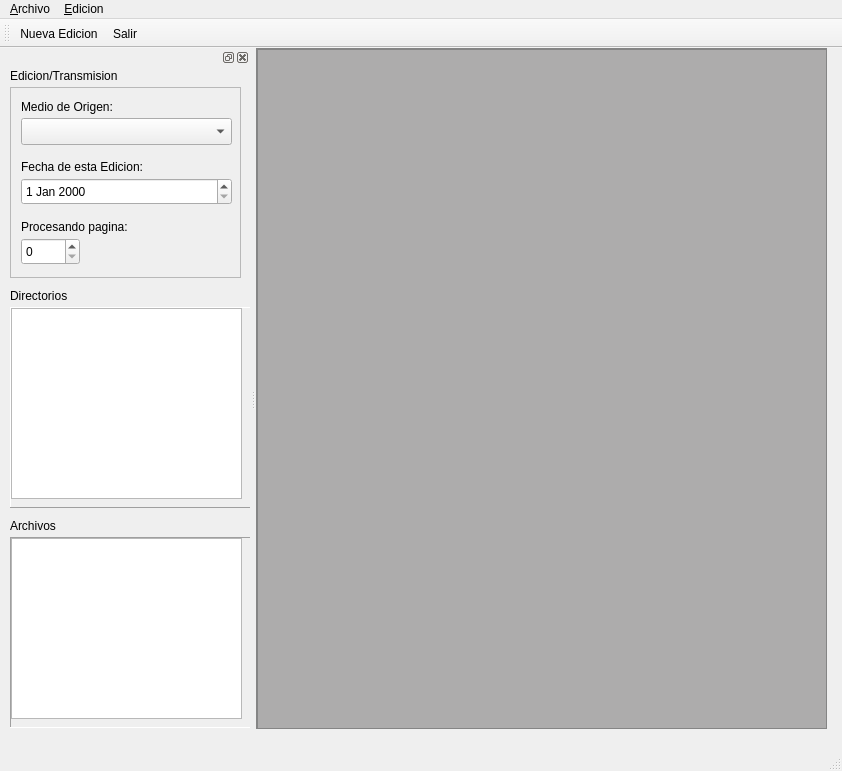
<?xml version="1.0" encoding="UTF-8"?>
<ui version="4.0">
 <class>MainWindow</class>
 <widget class="QMainWindow" name="MainWindow">
  <property name="geometry">
   <rect>
    <x>0</x>
    <y>0</y>
    <width>842</width>
    <height>771</height>
   </rect>
  </property>
  <property name="windowTitle">
   <string>Monitoring</string>
  </property>
  <widget class="QWidget" name="centralwidget">
   <widget class="QScrollArea" name="scrollArea">
    <property name="geometry">
     <rect>
      <x>0</x>
      <y>0</y>
      <width>571</width>
      <height>681</height>
     </rect>
    </property>
    <property name="palette">
     <palette>
      <active>
       <colorrole role="WindowText">
        <brush brushstyle="SolidPattern">
         <color alpha="255">
          <red>0</red>
          <green>0</green>
          <blue>0</blue>
         </color>
        </brush>
       </colorrole>
       <colorrole role="Button">
        <brush brushstyle="SolidPattern">
         <color alpha="255">
          <red>173</red>
          <green>172</green>
          <blue>172</blue>
         </color>
        </brush>
       </colorrole>
       <colorrole role="Light">
        <brush brushstyle="SolidPattern">
         <color alpha="255">
          <red>255</red>
          <green>255</green>
          <blue>255</blue>
         </color>
        </brush>
       </colorrole>
       <colorrole role="Midlight">
        <brush brushstyle="SolidPattern">
         <color alpha="255">
          <red>214</red>
          <green>213</green>
          <blue>213</blue>
         </color>
        </brush>
       </colorrole>
       <colorrole role="Dark">
        <brush brushstyle="SolidPattern">
         <color alpha="255">
          <red>86</red>
          <green>86</green>
          <blue>86</blue>
         </color>
        </brush>
       </colorrole>
       <colorrole role="Mid">
        <brush brushstyle="SolidPattern">
         <color alpha="255">
          <red>115</red>
          <green>115</green>
          <blue>115</blue>
         </color>
        </brush>
       </colorrole>
       <colorrole role="Text">
        <brush brushstyle="SolidPattern">
         <color alpha="255">
          <red>0</red>
          <green>0</green>
          <blue>0</blue>
         </color>
        </brush>
       </colorrole>
       <colorrole role="BrightText">
        <brush brushstyle="SolidPattern">
         <color alpha="255">
          <red>255</red>
          <green>255</green>
          <blue>255</blue>
         </color>
        </brush>
       </colorrole>
       <colorrole role="ButtonText">
        <brush brushstyle="SolidPattern">
         <color alpha="255">
          <red>0</red>
          <green>0</green>
          <blue>0</blue>
         </color>
        </brush>
       </colorrole>
       <colorrole role="Base">
        <brush brushstyle="SolidPattern">
         <color alpha="255">
          <red>255</red>
          <green>255</green>
          <blue>255</blue>
         </color>
        </brush>
       </colorrole>
       <colorrole role="Window">
        <brush brushstyle="SolidPattern">
         <color alpha="255">
          <red>173</red>
          <green>172</green>
          <blue>172</blue>
         </color>
        </brush>
       </colorrole>
       <colorrole role="Shadow">
        <brush brushstyle="SolidPattern">
         <color alpha="255">
          <red>0</red>
          <green>0</green>
          <blue>0</blue>
         </color>
        </brush>
       </colorrole>
       <colorrole role="AlternateBase">
        <brush brushstyle="SolidPattern">
         <color alpha="255">
          <red>214</red>
          <green>213</green>
          <blue>213</blue>
         </color>
        </brush>
       </colorrole>
       <colorrole role="ToolTipBase">
        <brush brushstyle="SolidPattern">
         <color alpha="255">
          <red>255</red>
          <green>255</green>
          <blue>220</blue>
         </color>
        </brush>
       </colorrole>
       <colorrole role="ToolTipText">
        <brush brushstyle="SolidPattern">
         <color alpha="255">
          <red>0</red>
          <green>0</green>
          <blue>0</blue>
         </color>
        </brush>
       </colorrole>
      </active>
      <inactive>
       <colorrole role="WindowText">
        <brush brushstyle="SolidPattern">
         <color alpha="255">
          <red>0</red>
          <green>0</green>
          <blue>0</blue>
         </color>
        </brush>
       </colorrole>
       <colorrole role="Button">
        <brush brushstyle="SolidPattern">
         <color alpha="255">
          <red>173</red>
          <green>172</green>
          <blue>172</blue>
         </color>
        </brush>
       </colorrole>
       <colorrole role="Light">
        <brush brushstyle="SolidPattern">
         <color alpha="255">
          <red>255</red>
          <green>255</green>
          <blue>255</blue>
         </color>
        </brush>
       </colorrole>
       <colorrole role="Midlight">
        <brush brushstyle="SolidPattern">
         <color alpha="255">
          <red>214</red>
          <green>213</green>
          <blue>213</blue>
         </color>
        </brush>
       </colorrole>
       <colorrole role="Dark">
        <brush brushstyle="SolidPattern">
         <color alpha="255">
          <red>86</red>
          <green>86</green>
          <blue>86</blue>
         </color>
        </brush>
       </colorrole>
       <colorrole role="Mid">
        <brush brushstyle="SolidPattern">
         <color alpha="255">
          <red>115</red>
          <green>115</green>
          <blue>115</blue>
         </color>
        </brush>
       </colorrole>
       <colorrole role="Text">
        <brush brushstyle="SolidPattern">
         <color alpha="255">
          <red>0</red>
          <green>0</green>
          <blue>0</blue>
         </color>
        </brush>
       </colorrole>
       <colorrole role="BrightText">
        <brush brushstyle="SolidPattern">
         <color alpha="255">
          <red>255</red>
          <green>255</green>
          <blue>255</blue>
         </color>
        </brush>
       </colorrole>
       <colorrole role="ButtonText">
        <brush brushstyle="SolidPattern">
         <color alpha="255">
          <red>0</red>
          <green>0</green>
          <blue>0</blue>
         </color>
        </brush>
       </colorrole>
       <colorrole role="Base">
        <brush brushstyle="SolidPattern">
         <color alpha="255">
          <red>255</red>
          <green>255</green>
          <blue>255</blue>
         </color>
        </brush>
       </colorrole>
       <colorrole role="Window">
        <brush brushstyle="SolidPattern">
         <color alpha="255">
          <red>173</red>
          <green>172</green>
          <blue>172</blue>
         </color>
        </brush>
       </colorrole>
       <colorrole role="Shadow">
        <brush brushstyle="SolidPattern">
         <color alpha="255">
          <red>0</red>
          <green>0</green>
          <blue>0</blue>
         </color>
        </brush>
       </colorrole>
       <colorrole role="AlternateBase">
        <brush brushstyle="SolidPattern">
         <color alpha="255">
          <red>214</red>
          <green>213</green>
          <blue>213</blue>
         </color>
        </brush>
       </colorrole>
       <colorrole role="ToolTipBase">
        <brush brushstyle="SolidPattern">
         <color alpha="255">
          <red>255</red>
          <green>255</green>
          <blue>220</blue>
         </color>
        </brush>
       </colorrole>
       <colorrole role="ToolTipText">
        <brush brushstyle="SolidPattern">
         <color alpha="255">
          <red>0</red>
          <green>0</green>
          <blue>0</blue>
         </color>
        </brush>
       </colorrole>
      </inactive>
      <disabled>
       <colorrole role="WindowText">
        <brush brushstyle="SolidPattern">
         <color alpha="255">
          <red>86</red>
          <green>86</green>
          <blue>86</blue>
         </color>
        </brush>
       </colorrole>
       <colorrole role="Button">
        <brush brushstyle="SolidPattern">
         <color alpha="255">
          <red>173</red>
          <green>172</green>
          <blue>172</blue>
         </color>
        </brush>
       </colorrole>
       <colorrole role="Light">
        <brush brushstyle="SolidPattern">
         <color alpha="255">
          <red>255</red>
          <green>255</green>
          <blue>255</blue>
         </color>
        </brush>
       </colorrole>
       <colorrole role="Midlight">
        <brush brushstyle="SolidPattern">
         <color alpha="255">
          <red>214</red>
          <green>213</green>
          <blue>213</blue>
         </color>
        </brush>
       </colorrole>
       <colorrole role="Dark">
        <brush brushstyle="SolidPattern">
         <color alpha="255">
          <red>86</red>
          <green>86</green>
          <blue>86</blue>
         </color>
        </brush>
       </colorrole>
       <colorrole role="Mid">
        <brush brushstyle="SolidPattern">
         <color alpha="255">
          <red>115</red>
          <green>115</green>
          <blue>115</blue>
         </color>
        </brush>
       </colorrole>
       <colorrole role="Text">
        <brush brushstyle="SolidPattern">
         <color alpha="255">
          <red>86</red>
          <green>86</green>
          <blue>86</blue>
         </color>
        </brush>
       </colorrole>
       <colorrole role="BrightText">
        <brush brushstyle="SolidPattern">
         <color alpha="255">
          <red>255</red>
          <green>255</green>
          <blue>255</blue>
         </color>
        </brush>
       </colorrole>
       <colorrole role="ButtonText">
        <brush brushstyle="SolidPattern">
         <color alpha="255">
          <red>86</red>
          <green>86</green>
          <blue>86</blue>
         </color>
        </brush>
       </colorrole>
       <colorrole role="Base">
        <brush brushstyle="SolidPattern">
         <color alpha="255">
          <red>173</red>
          <green>172</green>
          <blue>172</blue>
         </color>
        </brush>
       </colorrole>
       <colorrole role="Window">
        <brush brushstyle="SolidPattern">
         <color alpha="255">
          <red>173</red>
          <green>172</green>
          <blue>172</blue>
         </color>
        </brush>
       </colorrole>
       <colorrole role="Shadow">
        <brush brushstyle="SolidPattern">
         <color alpha="255">
          <red>0</red>
          <green>0</green>
          <blue>0</blue>
         </color>
        </brush>
       </colorrole>
       <colorrole role="AlternateBase">
        <brush brushstyle="SolidPattern">
         <color alpha="255">
          <red>173</red>
          <green>172</green>
          <blue>172</blue>
         </color>
        </brush>
       </colorrole>
       <colorrole role="ToolTipBase">
        <brush brushstyle="SolidPattern">
         <color alpha="255">
          <red>255</red>
          <green>255</green>
          <blue>220</blue>
         </color>
        </brush>
       </colorrole>
       <colorrole role="ToolTipText">
        <brush brushstyle="SolidPattern">
         <color alpha="255">
          <red>0</red>
          <green>0</green>
          <blue>0</blue>
         </color>
        </brush>
       </colorrole>
      </disabled>
     </palette>
    </property>
    <property name="widgetResizable">
     <bool>true</bool>
    </property>
    <widget class="QWidget" name="scrollAreaWidgetContents">
     <property name="geometry">
      <rect>
       <x>0</x>
       <y>0</y>
       <width>569</width>
       <height>679</height>
      </rect>
     </property>
     <widget class="QGraphicsView" name="graphicsView">
      <property name="enabled">
       <bool>false</bool>
      </property>
      <property name="geometry">
       <rect>
        <x>0</x>
        <y>0</y>
        <width>571</width>
        <height>681</height>
       </rect>
      </property>
      <property name="mouseTracking">
       <bool>false</bool>
      </property>
      <property name="focusPolicy">
       <enum>Qt::StrongFocus</enum>
      </property>
      <property name="sceneRect">
       <rectf>
        <x>0.000000000000000</x>
        <y>0.000000000000000</y>
        <width>200.000000000000000</width>
        <height>200.000000000000000</height>
       </rectf>
      </property>
      <property name="alignment">
       <set>Qt::AlignLeading|Qt::AlignLeft|Qt::AlignTop</set>
      </property>
      <property name="renderHints">
       <set>QPainter::SmoothPixmapTransform|QPainter::TextAntialiasing</set>
      </property>
      <property name="rubberBandSelectionMode">
       <enum>Qt::ContainsItemBoundingRect</enum>
      </property>
     </widget>
    </widget>
   </widget>
  </widget>
  <widget class="QMenuBar" name="menubar">
   <property name="geometry">
    <rect>
     <x>0</x>
     <y>0</y>
     <width>842</width>
     <height>25</height>
    </rect>
   </property>
   <widget class="QMenu" name="menuMenu">
    <property name="title">
     <string>&amp;Archivo</string>
    </property>
    <addaction name="actionNuevo"/>
    <addaction name="actionSalir"/>
    <addaction name="separator"/>
   </widget>
   <widget class="QMenu" name="menu_Edicion">
    <property name="title">
     <string>&amp;Edicion</string>
    </property>
    <addaction name="actionMedios_de_origen"/>
    <addaction name="action_Herramientas"/>
   </widget>
   <addaction name="menuMenu"/>
   <addaction name="menu_Edicion"/>
  </widget>
  <widget class="QStatusBar" name="statusbar"/>
  <widget class="QDockWidget" name="dockWidget_2">
   <property name="sizePolicy">
    <sizepolicy hsizetype="Fixed" vsizetype="Fixed">
     <horstretch>0</horstretch>
     <verstretch>0</verstretch>
    </sizepolicy>
   </property>
   <property name="minimumSize">
    <size>
     <width>250</width>
     <height>41</height>
    </size>
   </property>
   <property name="windowTitle">
    <string/>
   </property>
   <attribute name="dockWidgetArea">
    <number>1</number>
   </attribute>
   <widget class="QWidget" name="dockWidgetContents_2">
    <widget class="QScrollArea" name="scrollArea_2">
     <property name="geometry">
      <rect>
       <x>10</x>
       <y>240</y>
       <width>241</width>
       <height>201</height>
      </rect>
     </property>
     <property name="frameShape">
      <enum>QFrame::Panel</enum>
     </property>
     <property name="frameShadow">
      <enum>QFrame::Raised</enum>
     </property>
     <property name="widgetResizable">
      <bool>true</bool>
     </property>
     <widget class="QWidget" name="scrollAreaWidgetContents_2">
      <property name="geometry">
       <rect>
        <x>0</x>
        <y>0</y>
        <width>239</width>
        <height>199</height>
       </rect>
      </property>
      <widget class="QTreeView" name="treeView">
       <property name="geometry">
        <rect>
         <x>0</x>
         <y>0</y>
         <width>231</width>
         <height>191</height>
        </rect>
       </property>
      </widget>
     </widget>
    </widget>
    <widget class="QLabel" name="label_2">
     <property name="geometry">
      <rect>
       <x>10</x>
       <y>450</y>
       <width>121</width>
       <height>17</height>
      </rect>
     </property>
     <property name="text">
      <string>Archivos</string>
     </property>
    </widget>
    <widget class="QScrollArea" name="scrollArea_3">
     <property name="geometry">
      <rect>
       <x>10</x>
       <y>470</y>
       <width>241</width>
       <height>191</height>
      </rect>
     </property>
     <property name="frameShape">
      <enum>QFrame::Panel</enum>
     </property>
     <property name="widgetResizable">
      <bool>true</bool>
     </property>
     <widget class="QWidget" name="scrollAreaWidgetContents_3">
      <property name="geometry">
       <rect>
        <x>0</x>
        <y>0</y>
        <width>239</width>
        <height>189</height>
       </rect>
      </property>
      <widget class="QTreeView" name="treeView2">
       <property name="geometry">
        <rect>
         <x>0</x>
         <y>0</y>
         <width>231</width>
         <height>181</height>
        </rect>
       </property>
      </widget>
     </widget>
    </widget>
    <widget class="QScrollArea" name="scrollArea_4">
     <property name="geometry">
      <rect>
       <x>10</x>
       <y>20</y>
       <width>231</width>
       <height>191</height>
      </rect>
     </property>
     <property name="widgetResizable">
      <bool>true</bool>
     </property>
     <widget class="QWidget" name="scrollAreaWidgetContents_4">
      <property name="geometry">
       <rect>
        <x>0</x>
        <y>0</y>
        <width>229</width>
        <height>189</height>
       </rect>
      </property>
      <widget class="QLabel" name="label">
       <property name="geometry">
        <rect>
         <x>10</x>
         <y>10</y>
         <width>121</width>
         <height>17</height>
        </rect>
       </property>
       <property name="text">
        <string>Medio de Origen:</string>
       </property>
      </widget>
      <widget class="QComboBox" name="comboBox">
       <property name="geometry">
        <rect>
         <x>10</x>
         <y>30</y>
         <width>211</width>
         <height>27</height>
        </rect>
       </property>
      </widget>
      <widget class="QDateEdit" name="dateEdit">
       <property name="geometry">
        <rect>
         <x>10</x>
         <y>90</y>
         <width>211</width>
         <height>27</height>
        </rect>
       </property>
      </widget>
      <widget class="QLabel" name="label_5">
       <property name="geometry">
        <rect>
         <x>10</x>
         <y>70</y>
         <width>151</width>
         <height>17</height>
        </rect>
       </property>
       <property name="text">
        <string>Fecha de esta Edicion:</string>
       </property>
      </widget>
      <widget class="QSpinBox" name="spinBox">
       <property name="geometry">
        <rect>
         <x>10</x>
         <y>150</y>
         <width>59</width>
         <height>27</height>
        </rect>
       </property>
      </widget>
      <widget class="QLabel" name="label_6">
       <property name="geometry">
        <rect>
         <x>10</x>
         <y>130</y>
         <width>151</width>
         <height>17</height>
        </rect>
       </property>
       <property name="text">
        <string>Procesando pagina:</string>
       </property>
      </widget>
     </widget>
    </widget>
    <widget class="QLabel" name="label_3">
     <property name="geometry">
      <rect>
       <x>10</x>
       <y>220</y>
       <width>121</width>
       <height>17</height>
      </rect>
     </property>
     <property name="text">
      <string>Directorios</string>
     </property>
    </widget>
    <widget class="QLabel" name="label_4">
     <property name="geometry">
      <rect>
       <x>10</x>
       <y>0</y>
       <width>141</width>
       <height>17</height>
      </rect>
     </property>
     <property name="text">
      <string>Edicion/Transmision</string>
     </property>
    </widget>
   </widget>
  </widget>
  <widget class="QToolBar" name="toolBar">
   <property name="windowTitle">
    <string>toolBar</string>
   </property>
   <attribute name="toolBarArea">
    <enum>TopToolBarArea</enum>
   </attribute>
   <attribute name="toolBarBreak">
    <bool>false</bool>
   </attribute>
   <addaction name="actionNuevo"/>
   <addaction name="actionSalir"/>
  </widget>
  <action name="actionSalir">
   <property name="icon">
    <iconset>
     <normalon>../../../../../../var/www/sisrerv_full/imagenes/exit.png</normalon>
    </iconset>
   </property>
   <property name="text">
    <string>&amp;Salir</string>
   </property>
  </action>
  <action name="actionNuevo">
   <property name="icon">
    <iconset>
     <normaloff>../../../../../../var/www/sisrerv_full/imagenes/Aceptar.png</normaloff>../../../../../../var/www/sisrerv_full/imagenes/Aceptar.png</iconset>
   </property>
   <property name="text">
    <string>&amp;Nueva Edicion</string>
   </property>
  </action>
  <action name="actionMedios_de_origen">
   <property name="text">
    <string>&amp;Medios</string>
   </property>
  </action>
  <action name="action_Herramientas">
   <property name="text">
    <string>&amp;Configuracion</string>
   </property>
  </action>
 </widget>
 <resources/>
 <connections/>
</ui>
